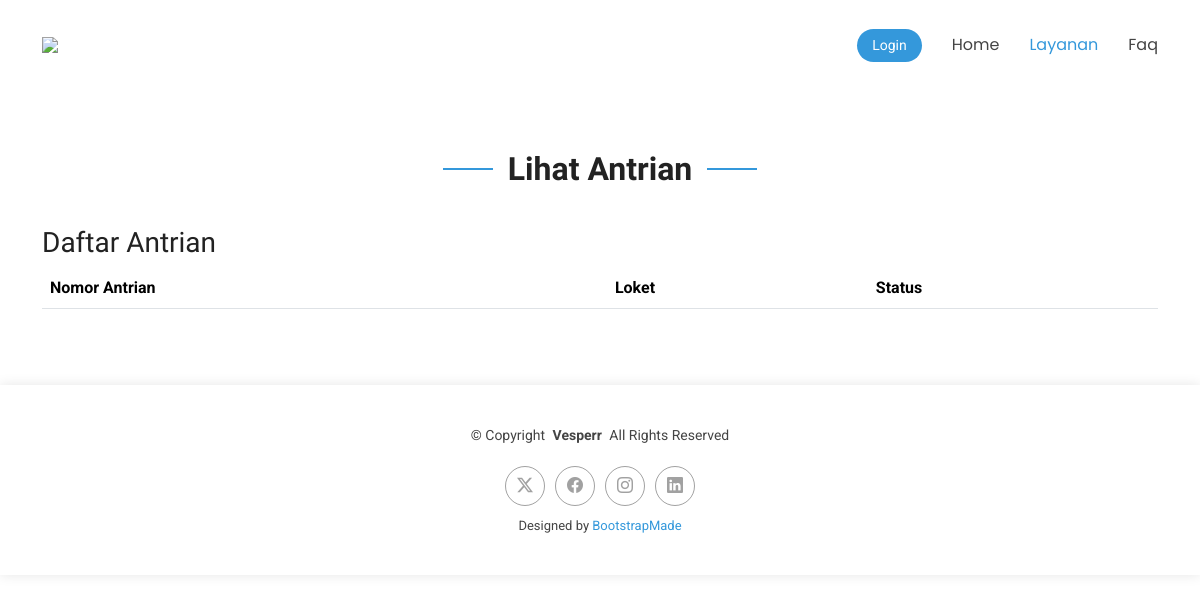
Before: /lihatantrian.php with the older database file.
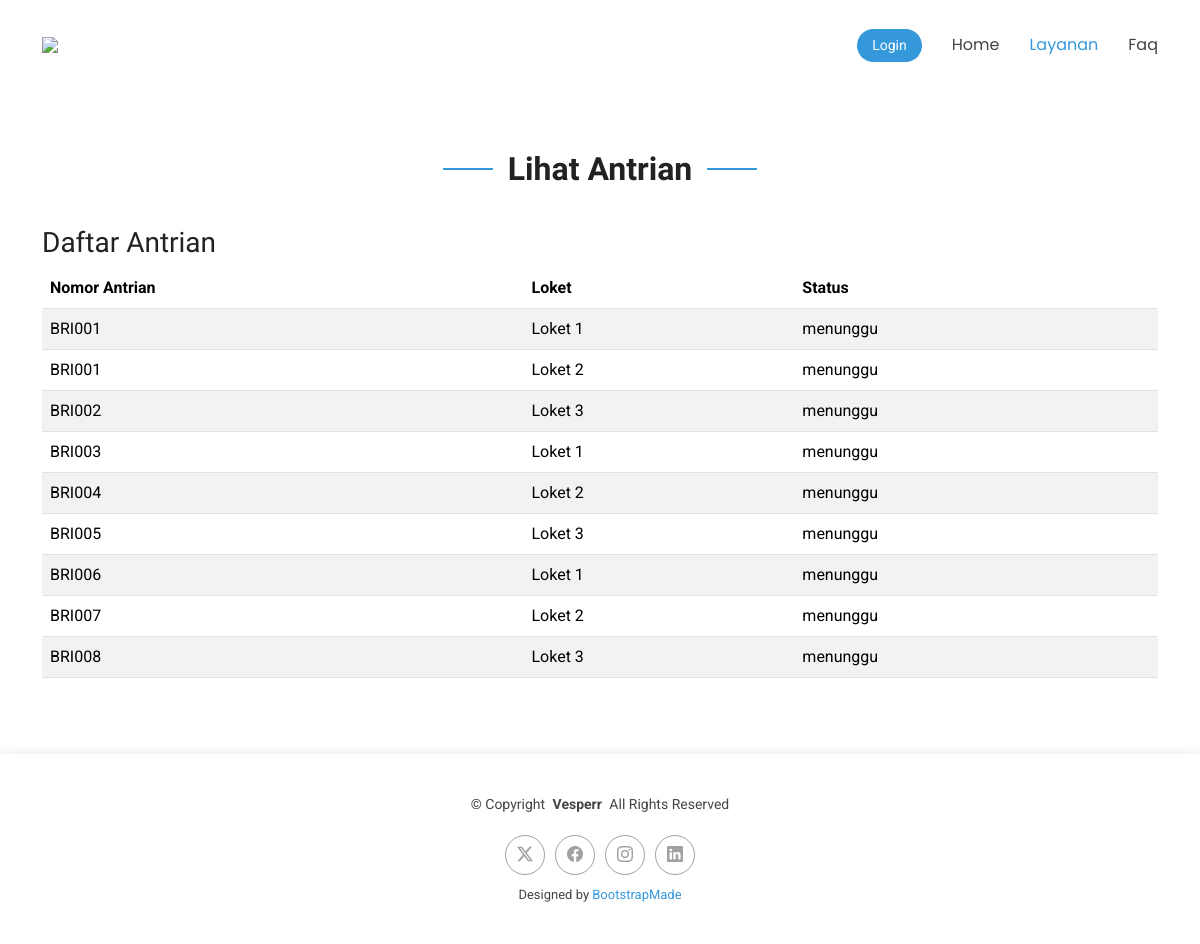
After: the same page with the newer database file.
### tables this page shows
CREATE TABLE `antrian` (
  `id` int(11) NOT NULL,
  `nomor_antrian` varchar(255) NOT NULL,
  `loket_id` int(11) DEFAULT NULL,
  `waktu_dibuat` timestamp NULL DEFAULT current_timestamp() ON UPDATE current_timestamp(),
  `status` enum('aktif','selesai','menunggu') DEFAULT NULL
);

CREATE TABLE `loket` (
  `id` int(11) NOT NULL,
  `nama` varchar(255) NOT NULL
);

### lihatantrian.php (the view, shortened to what this page needs)
<!DOCTYPE html>
<html lang="en">
<head>
  <link href="assets/home/vendor/bootstrap/css/bootstrap.min.css" rel="stylesheet">
  <link href="assets/home/vendor/bootstrap-icons/bootstrap-icons.css" rel="stylesheet">
  <link href="assets/home/vendor/aos/aos.css" rel="stylesheet">
  <link href="assets/home/vendor/glightbox/css/glightbox.min.css" rel="stylesheet">
  <link href="assets/home/vendor/swiper/swiper-bundle.min.css" rel="stylesheet">
  <link href="assets/home/css/main.css" rel="stylesheet">
</head>
<body class="index-page">
  <header id="header" class="header d-flex align-items-center sticky-top">
    <div class="container-fluid container-xl position-relative d-flex align-items-center">
      <a href="index.php" class="logo d-flex align-items-center me-auto">
        <img src="https://upload.wikimedia.org/wikipedia/commons/2/2e/BRI_2020.svg">
      </a>
      <nav id="navmenu" class="navmenu">
        <ul>
          <li><a href="index.php" class="active">Home<br></a></li>
          <li><a href="#services">Layanan</a></li>
          <li><a href="#faq">Faq</a></li>
        </ul>
      </nav>
      <a class="btn-getstarted" href="login.php">Login</a>
    </div>
  </header>
  <main class="main">
    <section id="services" class="services section">
      <div class="container section-title" data-aos="fade-up">
        <h2>Lihat Antrian</h2>
      </div>
    </section>
    <section id="alt-services" style="margin-top:-150px;" class="alt-services section">
      <div class="container" data-aos="fade-up" data-aos-delay="100">
        <div class="row gy-4">
        <div class="col-lg-12" data-aos="fade-up" data-aos-delay="200">
            <h3>Daftar Antrian</h3>
            <table class="table table-striped">
              <thead>
                <tr>
                  <th>Nomor Antrian</th>
                  <th>Loket</th>
                  <th>Status</th>
                </tr>
              </thead>
              <tbody>
              <?php
              include 'koneksi.php';
                        $tampil = mysqli_query($koneksi, "SELECT
                                                              a.nomor_antrian,
                                                              a.status,
                                                              l.nama as nama_loket
                                                          FROM
                                                              antrian a
                                                          JOIN
                                                              loket l ON a.loket_id = l.id;
                                                          ");
                        while($data = mysqli_fetch_array($tampil)):
                    ?>
                <tr>
                  <td><?= $data['nomor_antrian'] ?></td>
                  <td><?= $data['nama_loket'] ?></td>
                  <td><?= $data['status'] ?></td>
                </tr>
                <?php
                        endwhile;
                      ?>
              </tbody>
            </table>
          </div>
        </div>
      </div>
    </section>
  </main>
  <footer id="footer" class="footer">
    <div class="container">
      <div class="copyright text-center ">
        <p>© <span>Copyright</span> <strong class="px-1 sitename">Vesperr</strong> <span>All Rights Reserved</span></p>
      </div>
      <div class="social-links d-flex justify-content-center">
        <a href=""><i class="bi bi-twitter-x"></i></a>
        <a href=""><i class="bi bi-facebook"></i></a>
        <a href=""><i class="bi bi-instagram"></i></a>
        <a href=""><i class="bi bi-linkedin"></i></a>
      </div>
      <div class="credits">
        Designed by <a href="https://bootstrapmade.com/">BootstrapMade</a>
      </div>
    </div>
  </footer>
</body>
</html>

### assets/home/css/main.css (style rules this page uses)
:root { --default-font: "Roboto", system-ui, -apple-system, "Segoe UI", Roboto, "Helvetica Neue", Arial, "Noto Sans", "Liberation Sans", sans-serif, "Apple Color Emoji", "Segoe UI Emoji", "Segoe UI Symbol", "Noto Color Emoji"; --heading-font: "Raleway", sans-serif; --nav-font: "Poppins", sans-serif; }
:root { --background-color: #ffffff; --default-color: #444444; --heading-color: #222222; --accent-color: #3498db; --surface-color: #ffffff; --contrast-color: #ffffff; }
:root { --nav-color: #444444; --nav-hover-color: #3498db; --nav-mobile-background-color: #ffffff; --nav-dropdown-background-color: #ffffff; --nav-dropdown-color: #444444; --nav-dropdown-hover-color: #3498db; }
:root { scroll-behavior: smooth; }
body { color: var(--default-color); background-color: var(--background-color); font-family: var(--default-font); }
a { color: var(--accent-color); text-decoration: none; transition: 0.3s; }
h1, h2, h3, h4, h5, h6 { color: var(--heading-color); font-family: var(--heading-font); }
.header { color: var(--default-color); background-color: var(--background-color); padding: 15px 0; transition: all 0.5s; z-index: 997; }
.header .logo { line-height: 1; }
.header .logo img { max-height: 36px; margin-right: 8px; }
.header .btn-getstarted, .header .btn-getstarted:focus { color: var(--contrast-color); background: var(--accent-color); font-size: 14px; padding: 8px 25px; margin: 0 0 0 30px; border-radius: 50px; transition: 0.3s; }
@media (max-width: 1200px) { .header .logo { order: 1; } }
@media (max-width: 1200px) { .header .btn-getstarted { order: 2; margin: 0 15px 0 0; padding: 6px 15px; } }
@media (max-width: 1200px) { .header .navmenu { order: 3; } }
@media (min-width: 1200px) { .navmenu { padding: 0; } }
@media (min-width: 1200px) { .navmenu ul { margin: 0; padding: 0; display: flex; list-style: none; align-items: center; } }
@media (min-width: 1200px) { .navmenu li { position: relative; } }
@media (min-width: 1200px) { .navmenu a, .navmenu a:focus { color: var(--nav-color); padding: 18px 15px; font-size: 16px; font-family: var(--nav-font); font-weight: 400; display: flex; align-items: center; justify-content: space-between; white-space: nowrap; transition: 0.3s; } }
@media (min-width: 1200px) { .navmenu li:last-child a { padding-right: 0; } }
@media (min-width: 1200px) { .navmenu li:hover>a, .navmenu .active, .navmenu .active:focus { color: var(--nav-hover-color); } }
.footer { color: var(--default-color); background-color: var(--background-color); font-size: 14px; padding: 40px 0; position: relative; box-shadow: 0px 0px 12px 0px rgba(0, 0, 0, 0.1); }
.footer .copyright p { margin-bottom: 0; }
.footer .social-links { margin-top: 20px; }
.footer .social-links a { display: flex; align-items: center; justify-content: center; width: 40px; height: 40px; border-radius: 50%; border: 1px solid color-mix(in srgb, var(--default-color), transparent 50%); font-size: 16px; color: color-mix(in srgb, var(--default-color), transparent 50%); margin: 0 5px; transition: 0.3s; }
.footer .credits { margin-top: 10px; font-size: 13px; text-align: center; }
section, .section { color: var(--default-color); background-color: var(--background-color); padding: 60px 0; scroll-margin-top: 90px; overflow: clip; }
.section-title { text-align: center; padding-bottom: 60px; position: relative; }
.section-title h2 { font-size: 32px; font-weight: 700; position: relative; }
.section-title h2:before, .section-title h2:after { content: ""; width: 50px; height: 2px; background: var(--accent-color); display: inline-block; }
.section-title h2:before { margin: 0 15px 10px 0; }
.section-title h2:after { margin: 0 0 10px 15px; }

Changed rows visible on the page:
added antrian: nomor_antrian "BRI001", loket.nama "Loket 1", status "menunggu"
added antrian: nomor_antrian "BRI001", loket.nama "Loket 2", status "menunggu"
added antrian: nomor_antrian "BRI002", loket.nama "Loket 3", status "menunggu"
added antrian: nomor_antrian "BRI003", loket.nama "Loket 1", status "menunggu"
added antrian: nomor_antrian "BRI004", loket.nama "Loket 2", status "menunggu"
added antrian: nomor_antrian "BRI005", loket.nama "Loket 3", status "menunggu"
added antrian: nomor_antrian "BRI006", loket.nama "Loket 1", status "menunggu"
added antrian: nomor_antrian "BRI007", loket.nama "Loket 2", status "menunggu"
added antrian: nomor_antrian "BRI008", loket.nama "Loket 3", status "menunggu"
